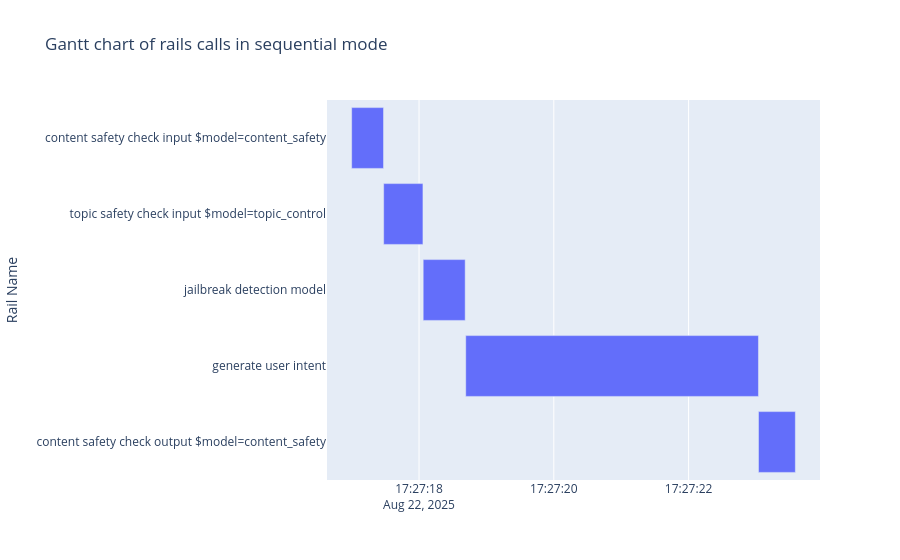

Notebook cell for this chart:
### Code cell
# Let's plot a Gantt chart, to show the sequence of when the rails execute

fig = px.timeline(sequential_df.loc[sequential_df['is_rail']], x_start="start_dt", x_end="end_dt", y="name",
                 title="Gantt chart of rails calls in sequential mode",
                 labels={"name": "Rail Name"})
fig.update_yaxes(autorange="reversed")
fig.show()

### Figure 1 — Plotly figure (JSON) as saved in the notebook; plotly's stock layout.template omitted (floating-point values rounded to 4 significant figures)
{"data": [{"base": ["2025-08-22T17:27:17.000000000", "2025-08-22T17:27:17.474965096", "2025-08-22T17:27:18.061705351", "2025-08-22T17:27:18.692925215", "2025-08-22T17:27:23.037364244"], "hovertemplate": "start_dt=%{base}<br>end_dt=%{x}<br>Rail Name=%{y}<extra></extra>", "legendgroup": "", "marker": {"color": "#636efa", "pattern": {"shape": ""}}, "name": "", "orientation": "h", "showlegend": false, "textposition": "auto", "type": "bar", "x": [473, 583, 623, 4344, 547], "xaxis": "x", "y": ["content safety check input $model=content_safety", "topic safety check input $model=topic_control", "jailbreak detection model", "generate user intent", "content safety check output $model=content_safety"], "yaxis": "y"}], "layout": {"barmode": "overlay", "legend": {"tracegroupgap": 0}, "title": {"text": "Gantt chart of rails calls in sequential mode"}, "xaxis": {"anchor": "y", "domain": [0, 1], "type": "date"}, "yaxis": {"anchor": "x", "autorange": "reversed", "domain": [0, 1], "title": {"text": "Rail Name"}}}}
